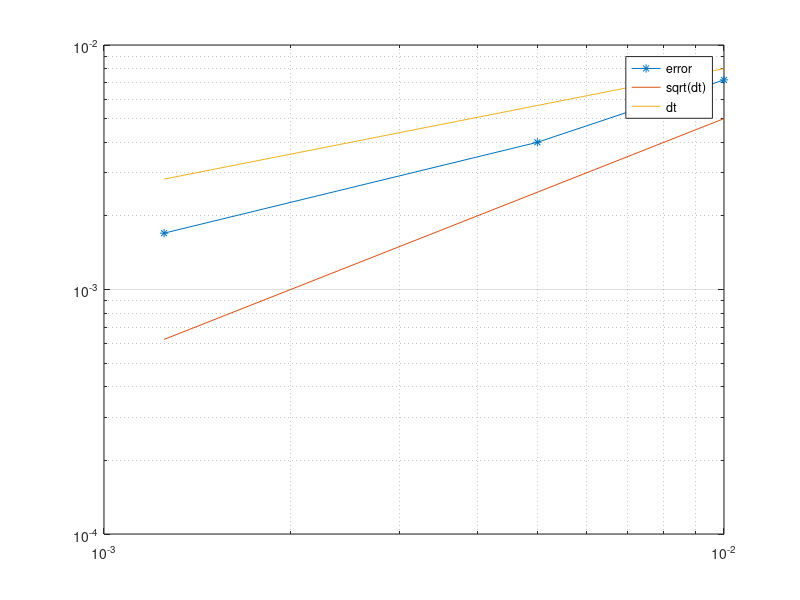

This chart was generated by the following MATLAB code:
u = [0.0598; 0.0575; 0.0543];
uex = 0.0615; % numerical solution
err = abs(u-uex);
dt = [1.25e-3; 5e-3; 1e-2];

figure
loglog(dt,err,'*-')
hold on
grid on
loglog(dt,0.5*dt)
loglog(dt,0.08*dt.^(1/2))
legend('error','sqrt(dt)','dt')